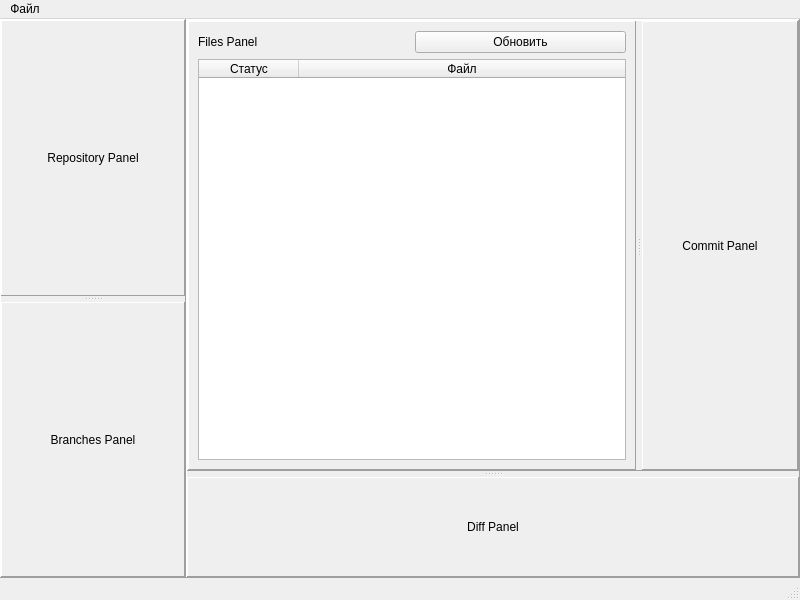
<?xml version="1.0" encoding="UTF-8"?>
<ui version="4.0">
 <class>MainWindow</class>
 <widget class="QMainWindow" name="MainWindow">
  <property name="geometry">
   <rect>
    <x>0</x>
    <y>0</y>
    <width>800</width>
    <height>600</height>
   </rect>
  </property>
  <property name="windowTitle">
   <string>MainWindow</string>
  </property>
  <widget class="QWidget" name="centralwidget">
   <layout class="QVBoxLayout" name="verticalLayout">
    <property name="spacing">
     <number>0</number>
    </property>
    <property name="leftMargin">
     <number>0</number>
    </property>
    <property name="topMargin">
     <number>0</number>
    </property>
    <property name="rightMargin">
     <number>0</number>
    </property>
    <property name="bottomMargin">
     <number>0</number>
    </property>
    <item>
     <widget class="QSplitter" name="splitter">
      <property name="frameShape">
       <enum>QFrame::NoFrame</enum>
      </property>
      <property name="lineWidth">
       <number>0</number>
      </property>
      <property name="midLineWidth">
       <number>0</number>
      </property>
      <property name="orientation">
       <enum>Qt::Horizontal</enum>
      </property>
      <property name="handleWidth">
       <number>0</number>
      </property>
      <widget class="QFrame" name="leftFrame">
       <property name="minimumSize">
        <size>
         <width>100</width>
         <height>0</height>
        </size>
       </property>
       <property name="frameShape">
        <enum>QFrame::Panel</enum>
       </property>
       <property name="frameShadow">
        <enum>QFrame::Raised</enum>
       </property>
       <layout class="QVBoxLayout" name="verticalLayout_2">
        <property name="spacing">
         <number>0</number>
        </property>
        <property name="leftMargin">
         <number>0</number>
        </property>
        <property name="topMargin">
         <number>0</number>
        </property>
        <property name="rightMargin">
         <number>0</number>
        </property>
        <property name="bottomMargin">
         <number>0</number>
        </property>
        <item>
         <widget class="QSplitter" name="leftSplitter">
          <property name="frameShape">
           <enum>QFrame::NoFrame</enum>
          </property>
          <property name="frameShadow">
           <enum>QFrame::Raised</enum>
          </property>
          <property name="lineWidth">
           <number>0</number>
          </property>
          <property name="midLineWidth">
           <number>0</number>
          </property>
          <property name="orientation">
           <enum>Qt::Vertical</enum>
          </property>
          <property name="handleWidth">
           <number>6</number>
          </property>
          <widget class="QFrame" name="repoWidget">
           <property name="minimumSize">
            <size>
             <width>0</width>
             <height>100</height>
            </size>
           </property>
           <property name="frameShape">
            <enum>QFrame::Panel</enum>
           </property>
           <property name="frameShadow">
            <enum>QFrame::Raised</enum>
           </property>
           <layout class="QVBoxLayout" name="verticalLayout_4">
            <item>
             <widget class="QLabel" name="repoLabel">
              <property name="text">
               <string>Repository Panel</string>
              </property>
              <property name="alignment">
               <set>Qt::AlignCenter</set>
              </property>
             </widget>
            </item>
           </layout>
          </widget>
          <widget class="QFrame" name="branchesWidget">
           <property name="minimumSize">
            <size>
             <width>0</width>
             <height>100</height>
            </size>
           </property>
           <property name="frameShape">
            <enum>QFrame::Panel</enum>
           </property>
           <property name="frameShadow">
            <enum>QFrame::Raised</enum>
           </property>
           <layout class="QVBoxLayout" name="verticalLayout_5">
            <property name="spacing">
             <number>0</number>
            </property>
            <item>
             <widget class="QLabel" name="branchesLabel">
              <property name="text">
               <string>Branches Panel</string>
              </property>
              <property name="alignment">
               <set>Qt::AlignCenter</set>
              </property>
             </widget>
            </item>
           </layout>
          </widget>
         </widget>
        </item>
       </layout>
      </widget>
      <widget class="QFrame" name="rightWidget">
       <property name="minimumSize">
        <size>
         <width>100</width>
         <height>0</height>
        </size>
       </property>
       <property name="frameShape">
        <enum>QFrame::Panel</enum>
       </property>
       <property name="frameShadow">
        <enum>QFrame::Raised</enum>
       </property>
       <layout class="QVBoxLayout" name="verticalLayout_3">
        <property name="spacing">
         <number>0</number>
        </property>
        <property name="leftMargin">
         <number>0</number>
        </property>
        <property name="topMargin">
         <number>0</number>
        </property>
        <property name="rightMargin">
         <number>0</number>
        </property>
        <property name="bottomMargin">
         <number>0</number>
        </property>
        <item>
         <widget class="QSplitter" name="rightSplitter">
          <property name="orientation">
           <enum>Qt::Vertical</enum>
          </property>
          <property name="handleWidth">
           <number>6</number>
          </property>
          <widget class="QFrame" name="topFrame">
           <property name="minimumSize">
            <size>
             <width>0</width>
             <height>100</height>
            </size>
           </property>
           <property name="frameShape">
            <enum>QFrame::Panel</enum>
           </property>
           <property name="frameShadow">
            <enum>QFrame::Raised</enum>
           </property>
           <layout class="QVBoxLayout" name="verticalLayout_6">
            <property name="spacing">
             <number>0</number>
            </property>
            <property name="leftMargin">
             <number>0</number>
            </property>
            <property name="topMargin">
             <number>0</number>
            </property>
            <property name="rightMargin">
             <number>0</number>
            </property>
            <property name="bottomMargin">
             <number>0</number>
            </property>
            <item>
             <widget class="QSplitter" name="topSplitter">
              <property name="orientation">
               <enum>Qt::Horizontal</enum>
              </property>
              <property name="handleWidth">
               <number>6</number>
              </property>
              <widget class="QFrame" name="filesPanel">
               <property name="minimumSize">
                <size>
                 <width>100</width>
                 <height>0</height>
                </size>
               </property>
               <property name="frameShape">
                <enum>QFrame::Panel</enum>
               </property>
               <property name="frameShadow">
                <enum>QFrame::Raised</enum>
               </property>
               <layout class="QVBoxLayout" name="verticalLayout_8">
                <item>
                 <layout class="QHBoxLayout" name="horizontalLayout">
                  <item>
                   <widget class="QLabel" name="filesLabel">
                    <property name="text">
                     <string>Files Panel</string>
                    </property>
                    <property name="alignment">
                     <set>Qt::AlignLeft|Qt::AlignVCenter</set>
                    </property>
                   </widget>
                  </item>
                  <item>
                   <widget class="QPushButton" name="refreshButton">
                    <property name="text">
                     <string>Обновить</string>
                    </property>
                   </widget>
                  </item>
                 </layout>
                </item>
                <item>
                 <widget class="QTableWidget" name="filesTable">
                  <property name="selectionMode">
                   <enum>QAbstractItemView::SingleSelection</enum>
                  </property>
                  <property name="selectionBehavior">
                   <enum>QAbstractItemView::SelectRows</enum>
                  </property>
                  <attribute name="horizontalHeaderStretchLastSection">
                   <bool>true</bool>
                  </attribute>
                  <column>
                   <property name="text">
                    <string>Статус</string>
                   </property>
                  </column>
                  <column>
                   <property name="text">
                    <string>Файл</string>
                   </property>
                  </column>
                 </widget>
                </item>
               </layout>
              </widget>
              <widget class="QFrame" name="commitPanel">
               <property name="minimumSize">
                <size>
                 <width>100</width>
                 <height>0</height>
                </size>
               </property>
               <property name="frameShape">
                <enum>QFrame::Panel</enum>
               </property>
               <property name="frameShadow">
                <enum>QFrame::Raised</enum>
               </property>
               <layout class="QVBoxLayout" name="verticalLayout_9">
                <item>
                 <widget class="QLabel" name="commitLabel">
                  <property name="text">
                   <string>Commit Panel</string>
                  </property>
                  <property name="alignment">
                   <set>Qt::AlignCenter</set>
                  </property>
                 </widget>
                </item>
               </layout>
              </widget>
             </widget>
            </item>
           </layout>
          </widget>
          <widget class="QFrame" name="diffFrame">
           <property name="minimumSize">
            <size>
             <width>0</width>
             <height>100</height>
            </size>
           </property>
           <property name="frameShape">
            <enum>QFrame::Panel</enum>
           </property>
           <property name="frameShadow">
            <enum>QFrame::Raised</enum>
           </property>
           <layout class="QVBoxLayout" name="verticalLayout_7">
            <item>
             <widget class="QLabel" name="diffLabel">
              <property name="text">
               <string>Diff Panel</string>
              </property>
              <property name="alignment">
               <set>Qt::AlignCenter</set>
              </property>
             </widget>
            </item>
           </layout>
          </widget>
         </widget>
        </item>
       </layout>
      </widget>
     </widget>
    </item>
   </layout>
  </widget>
  <widget class="QMenuBar" name="menubar">
   <property name="geometry">
    <rect>
     <x>0</x>
     <y>0</y>
     <width>800</width>
     <height>26</height>
    </rect>
   </property>
   <widget class="QMenu" name="menuFile">
    <property name="title">
     <string>Файл</string>
    </property>
    <addaction name="actionSettings"/>
   </widget>
   <addaction name="menuFile"/>
  </widget>
  <action name="actionSettings">
   <property name="text">
    <string>Настройки</string>
   </property>
  </action>
  <widget class="QStatusBar" name="statusbar"/>
 </widget>
 <resources/>
 <connections/>
</ui>
